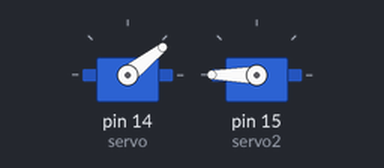
The sketch below on a simulated Arduino Uno, built with avr-gcc and run on an emulated ATmega328P. Parts: 2 × servo.

Above: at 0.05 s.
At 0.2 s:
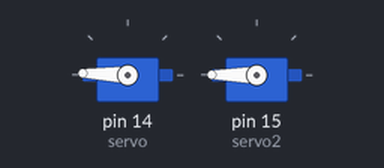
At 0.35 s:
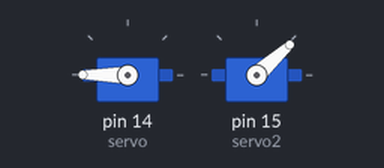
Timing chart, 0 to 3.0 s (numbered marks = the images above):
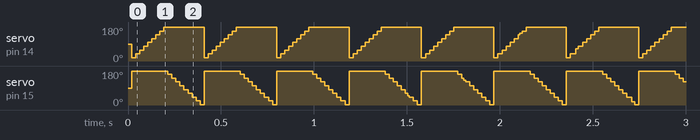

The sketch:

leg.ino
```cpp
#include <Servo.h>

Servo servo;
Servo servo2;

float angle = 0;
float angle2 = 360;
void setup(){
 servo.attach(14);
 servo2.attach(15);
}

void loop(){
 delay(2);
 if(angle>=360){
  angle -= 360;
 }
 if(angle2<=0){
  angle2 += 360;
 }
 angle+=2;
 angle2-=2;
 servo.write(angle);
 servo2.write(angle2);
}
```
